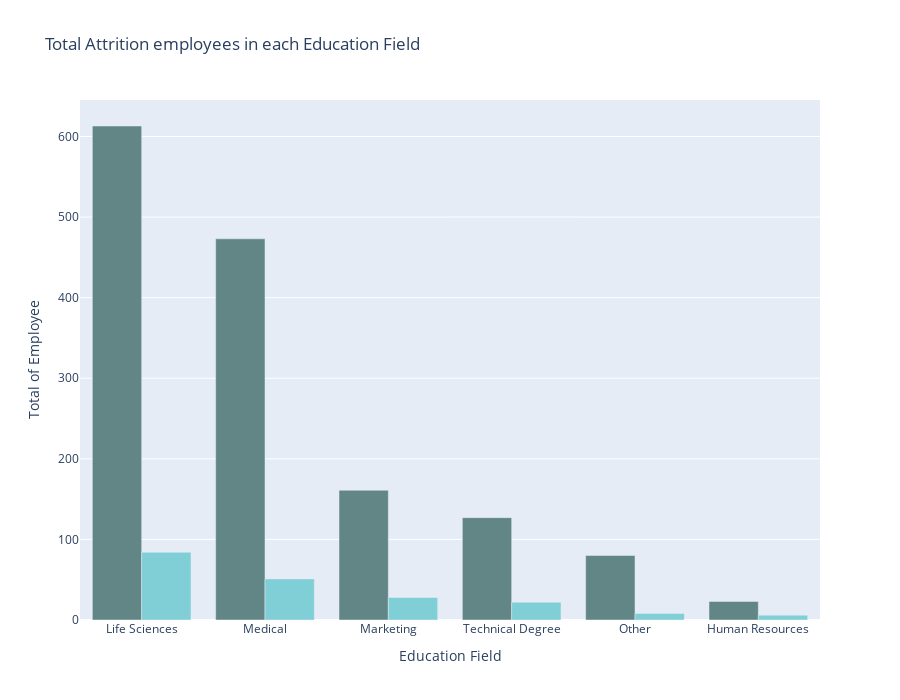

Source (notebook cell):
### Code cell
# breaking down ranking attrition based on department
data_educationfield_attrition = healthcare_data.groupby(['EducationField', 'Attrition']).count()[['EmployeeID']].reset_index()
data_educationfield_attrition = data_educationfield_attrition.sort_values(by = 'EmployeeID', ascending=False)
bar_data_educationfield_attrition = px.bar(
   data_educationfield_attrition,
    x = 'EducationField',
    y = 'EmployeeID',
    color = 'Attrition',
    color_discrete_sequence = ['#618685','#80ced6'],
    barmode = 'group',
    labels = {
        'EducationField': 'Education Field',
        'EmployeeID': 'Total of Employee',
        'Attrition': 'Attrition',
    },
    title = 'Total Attrition employees in each Education Field',
    height = 700
).update_layout(showlegend=False)
bar_data_educationfield_attrition

### Figure 1 — Plotly figure (JSON) as saved in the notebook; plotly's stock layout.template omitted (floating-point values rounded to 4 significant figures)
{"data": [{"alignmentgroup": "True", "hovertemplate": "Attrition=No<br>Education Field=%{x}<br>Total of Employee=%{y}<extra></extra>", "legendgroup": "No", "marker": {"color": "#618685", "pattern": {"shape": ""}}, "name": "No", "offsetgroup": "No", "orientation": "v", "showlegend": true, "textposition": "auto", "type": "bar", "x": ["Life Sciences", "Medical", "Marketing", "Technical Degree", "Other", "Human Resources"], "xaxis": "x", "y": [613, 473, 161, 127, 80, 23], "yaxis": "y"}, {"alignmentgroup": "True", "hovertemplate": "Attrition=Yes<br>Education Field=%{x}<br>Total of Employee=%{y}<extra></extra>", "legendgroup": "Yes", "marker": {"color": "#80ced6", "pattern": {"shape": ""}}, "name": "Yes", "offsetgroup": "Yes", "orientation": "v", "showlegend": true, "textposition": "auto", "type": "bar", "x": ["Life Sciences", "Medical", "Marketing", "Technical Degree", "Other", "Human Resources"], "xaxis": "x", "y": [84, 51, 28, 22, 8, 6], "yaxis": "y"}], "layout": {"barmode": "group", "height": 700, "legend": {"title": {"text": "Attrition"}, "tracegroupgap": 0}, "showlegend": false, "title": {"text": "Total Attrition employees in each Education Field"}, "xaxis": {"anchor": "y", "domain": [0, 1], "title": {"text": "Education Field"}}, "yaxis": {"anchor": "x", "domain": [0, 1], "title": {"text": "Total of Employee"}}}}
